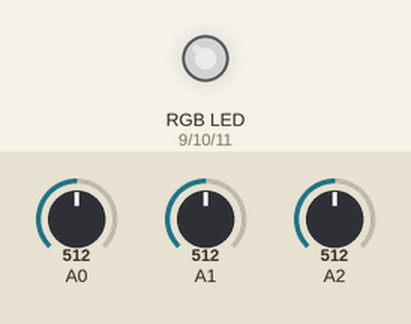
Simulated run of this sketch. Board: Arduino Uno, built with avr-gcc and run on an emulated ATmega328P. On the bench: an RGB LED mixed from three pins (HIGH = lit). The test bench sets the inputs (shaded band); at power-on: A0 = 512, A1 = 512, A2 = 512. Dim RGB values are drawn brighter than linear.

Above: at 1.2 s.
1.3 s: A0 set to 716
At 1.6 s:
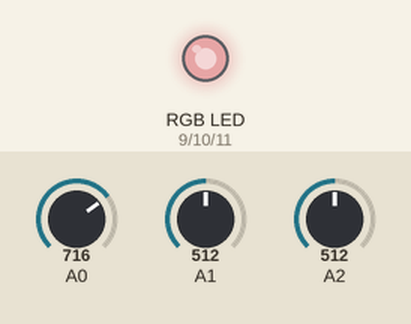
2.8 s: A1 set to 716
At 4.0 s:
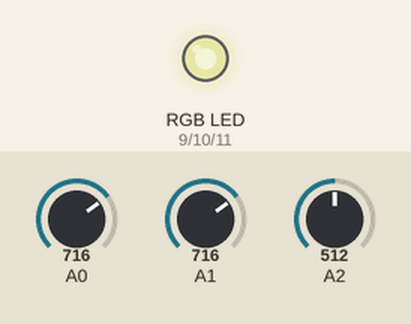
4.3 s: A2 set to 716
At 5.1 s:
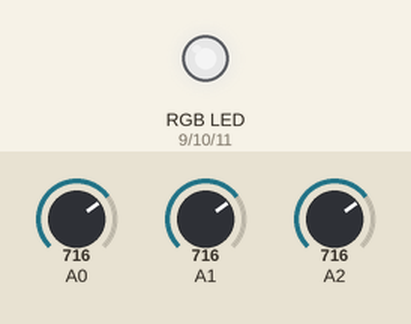
5.8 s: A0 set to 900
At 6.3 s:
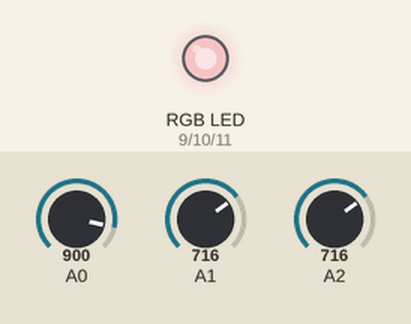
7.3 s: A1 set to 900
At 8.5 s:
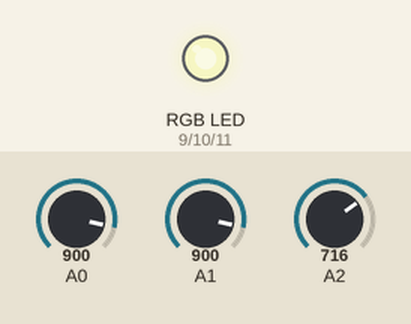
8.8 s: A2 set to 900
At 9.7 s:
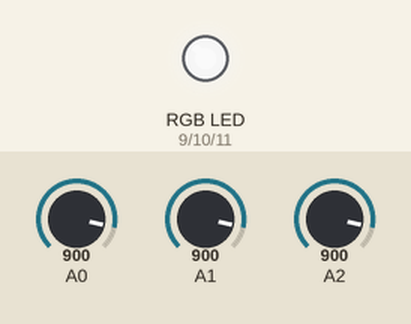
Timing chart, 0 to 11.3 s (numbered marks = the images above; inputs shaded):
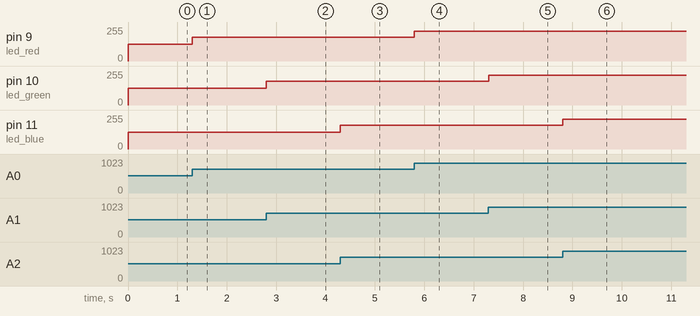

The sketch:

rgb_led_3.ino
```cpp
byte led_blue=11;
byte led_green=10;
byte led_red=9;

void setup() {
pinMode(led_red,OUTPUT);
pinMode(led_green,OUTPUT);
pinMode(led_blue,OUTPUT);
}

void loop() {
  int val1 = map(analogRead(A0),0,1023,0,255);
  int val2 = map(analogRead(A1),0,1023,0,255);
  int val3 = map(analogRead(A2),0,1023,0,255);

  analogWrite(led_red,val1);
  analogWrite(led_green,val2);
  analogWrite(led_blue,val3);
}
```

Measured:
- after the input at 1.3 s, pin 9 (led_red): 127/255 → 178/255 at once
- after the input at 2.8 s, pin 10 (led_green): 127/255 → 178/255 at once
- after the input at 4.3 s, pin 11 (led_blue): 127/255 → 178/255 at once
- after the input at 5.8 s, pin 9 (led_red): 178/255 → 224/255 at once
- after the input at 7.3 s, pin 10 (led_green): 178/255 → 224/255 at once
- after the input at 8.8 s, pin 11 (led_blue): 178/255 → 224/255 at once
